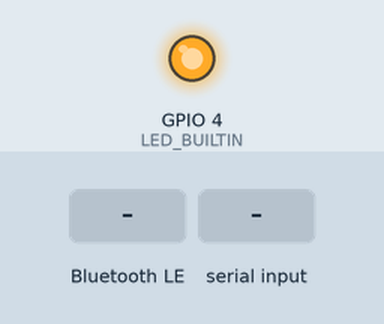
Recording of a sketch running on a simulated ESP32. On the bench: output pins drawn as LEDs (lit = HIGH). The test bench sets the inputs (shaded band). Nothing arrives over Bluetooth unless stated; a phone connects over Bluetooth LE 3 s after start; what the sketch prints to the serial monitor is not drawn.

Above: at 1.2 s.
1.3 s: Bluetooth LE write "5" received
4.3 s: "90,45,200\n" received over the second serial link
Timing chart, 0 to 7.3 s (numbered marks = the images above; inputs shaded):
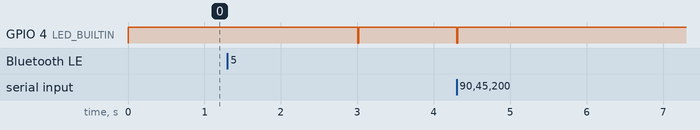

Measured:
- after the input at 4.3 s, GPIO 4 (LED_BUILTIN): HIGH → LOW at once, → HIGH 0.01 s later

The sketch:

Forumslader-comms.ino
```cpp
//Forumslader basic serial code from Sven During
//BLE Battery code from https://circuitdigest.com/microcontroller-projects/esp32-ble-server-how-to-use-gatt-services-for-battery-level-indication

//TTGO T-Beam Board Defines
#define TXPIN      17
#define RXPIN      18
#define LED_BUILTIN 4 // T-Beam blue LED, see: http://tinymicros.com/wiki/TTGO_T-Beam

//Forumslader defines
//Connection point
HardwareSerial FLSerial(1);
#define FLSerialRX 4
#define FLSerialTX 23

//determined experimentally
//TODO are these set by any reported/configured values?
#define FLMVMIN 10347
#define FLMVMAX 12314

bool needFLP = true;
unsigned long FLLastFLP = 0;
#define FLREQMILLIS 3000 //don't request FLP/FLV more frequently than this

//NMEA message parsing
#include <TinyGPS++.h>
TinyGPSPlus FLParser;

//Format FL5
//FL->App; Clock 1s
TinyGPSCustom FLStatus(FLParser, "FL5", 1);      //Status- and Errorbits
TinyGPSCustom FLSwStage(FLParser, "FL5", 2);     //Switching stage (direction?)
TinyGPSCustom FLDynFreq(FLParser, "FL5", 3);     //Dynamo frequency Impulse/Second
TinyGPSCustom FLCell1(FLParser, "FL5", 4);       //Voltage cell1 in mV
TinyGPSCustom FLCell2(FLParser, "FL5", 5);       //Voltage Cell2 in mV
TinyGPSCustom FLCell3(FLParser, "FL5", 6);       //Voltage Cell3 in mV
TinyGPSCustom FLBattPower(FLParser, "FL5", 7);   //battery power in mA (+/-)
TinyGPSCustom FLConsPower(FLParser, "FL5", 8);   //consumer power in mA
TinyGPSCustom FLChargeTemp(FLParser, "FL5", 9);  //Charger temperature in K
TinyGPSCustom FLSwCons(FLParser, "FL5", 10);     //Switching state consumer 1-in, 2-out
TinyGPSCustom FLOffTime(FLParser, "FL5", 11);    //off time in Seconds
TinyGPSCustom FLMicrosteps(FLParser, "FL5", 12); //MicrostepCounter for route calculation Dynamoimpulse%4096
TinyGPSCustom FLImpulses(FLParser, "FL5", 13);   //ImpulsCounter for route calculation Dynamoimpulse%4096
TinyGPSCustom FLTotalTime(FLParser, "FL5", 14);  //TimeCounter Total minutes in Minutes
TinyGPSCustom FLtest(FLParser, "FL5", 15);  //TimeCounter Total minutes in Minutes

//Format FLB
//FL->App; Clock 2s
TinyGPSCustom FLTemp(FLParser, "FLB", 1); //Temperatur in 1/10 °C -> 24.0°C
TinyGPSCustom FLPressure(FLParser, "FLB", 2); //Pressure in Pa
TinyGPSCustom FLAlt(FLParser, "FLB", 3); //Alt in 1/10 Meter -> 73.5m
TinyGPSCustom FLSlope(FLParser, "FLB", 4); //Slope in 1/10 % -> 0.0%

//Format FLC
//FL->App; Clock 2s pro Satz → 6Sätze*2s = 12s
TinyGPSCustom FLSatz(FLParser, "FLC", 1); //Satz
TinyGPSCustom FLCP2(FLParser, "FLC", 2); //CP2
TinyGPSCustom FLCP3(FLParser, "FLC", 3); //CP3
TinyGPSCustom FLCP4(FLParser, "FLC", 4); //CP4
TinyGPSCustom FLCP5(FLParser, "FLC", 5); //CP5
TinyGPSCustom FLCP6(FLParser, "FLC", 6); //CP6

//Format FLV
//FL->App; on demand
TinyGPSCustom FLFirmware(FLParser, "FLV", 1); //Firmware Forumslader
TinyGPSCustom FLBTModule(FLParser, "FLV", 2); //Firmware BT Module

//Format FLP
//FL->App; on demand
TinyGPSCustom FLWheelsize(FLParser, "FLP", 1); //Wheel circumference in Millimeter
TinyGPSCustom FLPoles(FLParser, "FLP", 2); //Poles
TinyGPSCustom FLAltOffset(FLParser, "FLP", 3); //Altitude Offset in 1/10 Meter
TinyGPSCustom FLDayPulseOffset(FLParser, "FLP", 4); //DayPulseOffset
TinyGPSCustom FLDayTimeOffset(FLParser, "FLP", 5); //DayTimeOffset
TinyGPSCustom FLTourPulseOffset(FLParser, "FLP", 6); //TourPulseOffset
TinyGPSCustom FLTourTimeOffset(FLParser, "FLP", 7); //TourTimeOffset
TinyGPSCustom FLacc2mAhCoefficient(FLParser, "FLP", 8); //acc2mAhCoefficient
TinyGPSCustom FLPcrc(FLParser, "FLP", 9); //crc

//Format FLT
//App->FL
TinyGPSCustom FLTP1(FLParser, "FLT", 1); //number 1-11 corresponds to functions from table
TinyGPSCustom FLTP2(FLParser, "FLT", 2); //Set-value data
TinyGPSCustom FLTP3(FLParser, "FLT", 3); //Set-value data

//BLE
#include <BLEDevice.h>
#include <BLEServer.h>
#include <BLEUtils.h>
#include <BLE2902.h>
BLEServer *MyBLEServer = NULL;
BLECharacteristic *FLCharacteristic;
BLECharacteristic *BatteryLevelCharacteristic;
bool BLEDeviceConnected = false;
bool oldDeviceConnected = false;

#define FL_SERVICE_UUID             "0000FFE0-0000-1000-8000-00805F9B34FB"
#define FL_RX_CHARACTERISTIC_UUID   "0000EF38-0000-1000-8000-00805F9B34FB"
#define FL_TX_CHARACTERISTIC_UUID   "0000EF38-0000-1000-8000-00805F9B34FB"
#define BLE_UUID_BATTERY_SERVICE    BLEUUID((uint16_t)0x180F)
#define BATTERY_CHARACTERISTIC_UUID BLEUUID((uint16_t)0x2A19)

#define   BLE_UUID_CYCLING_SPEED_AND_CADENCE   0x1816
#define   BLE_UUID_DEVICE_INFORMATION_SERVICE   0x180A

class MyServerCallbacks: public BLEServerCallbacks {
    void onConnect(BLEServer* MyBLEServer) {
      BLEDeviceConnected = true;
    };

    void onDisconnect(BLEServer* MyBLEServer) {
      BLEDeviceConnected = false;
    }
};

class MyCallbacks: public BLECharacteristicCallbacks {
    void onWrite(BLECharacteristic *FLCharacteristic) {
      std::string rxValue = FLCharacteristic->getValue();


      if (rxValue.length() > 0) {
        Serial.print("********\t\t\t\t\t\t");
        Serial.print("Received Value: ");
        for (int i = 0; i < rxValue.length(); i++) {
          FLSerial.print(rxValue[i]);

          Serial.print(rxValue[i]);
          if (FLParser.encode(rxValue[i])) {
            Serial.print("App -> FL Sentence: Function #");
            Serial.print(FLTP1.value());
            Serial.print(" with values ");
            Serial.print(FLTP2.value());
            Serial.print(", ");
            Serial.print(FLTP3.value());
          }
        }

        Serial.println();
      }


    }
};

void setup() {
  // initialize digital pin LED_BUILTIN as an output.
  pinMode(LED_BUILTIN, OUTPUT);

  //Here we talk to the Forumslader
  Serial.begin(57600);
  FLSerial.begin(57600, SERIAL_8N1, 4, 23);

  // Create the BLE Device
  BLEDevice::init("FL_BLE_ESP32"); // Give it a name

  // Create the BLE Server
  MyBLEServer = BLEDevice::createServer();
  MyBLEServer->setCallbacks(new MyServerCallbacks());

  // Create BLE Services
  BLEService *FLService = MyBLEServer->createService(FL_SERVICE_UUID);
  BLEService *battService = MyBLEServer->createService(BLE_UUID_BATTERY_SERVICE);
  BLEService *cycleService = MyBLEServer->createService(BLE_UUID_CYCLING_SPEED_AND_CADENCE);

  // Create BLE Characteristics
  FLCharacteristic = FLService->createCharacteristic(
                       FL_TX_CHARACTERISTIC_UUID,
                       BLECharacteristic::PROPERTY_NOTIFY |
                       BLECharacteristic::PROPERTY_WRITE
                     );

  BatteryLevelCharacteristic = battService->createCharacteristic(
                                 BATTERY_CHARACTERISTIC_UUID,
                                 BLECharacteristic::PROPERTY_READ |
                                 BLECharacteristic::PROPERTY_NOTIFY
                               );


  //cycling has characteristics:
  //* CSC Measurement (notify) 0x2A5B
  //  - Descriptor name="Client Characteristic Configuration" (read, write) 0x2902
  //* CSC Feature (notify) 0x2A5C
  //Sensor Location (read) 0x2A5D
  //SC Control Point (write, indicate) 0x2A55
  //  - Descriptor name="Client Characteristic Configuration" (read, write) 0x2902


  BLEDescriptor FLDescriptor(FL_TX_CHARACTERISTIC_UUID);
  FLDescriptor.setValue("Forumslader serial data");
  FLCharacteristic->addDescriptor(&FLDescriptor);
  BLE2902* p2902Descriptor = new BLE2902();
  p2902Descriptor->setNotifications(true);
  FLCharacteristic->addDescriptor(p2902Descriptor);
  FLCharacteristic->setCallbacks(new MyCallbacks());

  BLEDescriptor BatteryLevelDescriptor(BATTERY_CHARACTERISTIC_UUID);
  BatteryLevelDescriptor.setValue("Percentage 0 - 100");
  BatteryLevelCharacteristic->addDescriptor(&BatteryLevelDescriptor);
  BatteryLevelCharacteristic->addDescriptor(new BLE2902());

  // Start services
  FLService->start();
  battService->start();

  // Start advertising
  MyBLEServer->getAdvertising()->start();
  Serial.println("Waiting a client connection to notify...");
}

//const String myString = "$FL5,00C000,0,0,4000,4000,4000,-12,0,296,1,234,1217,3282,8873;\r\n"; //debug

void loop() {

  //the light show is unnecessary, as my board already has an LED attached to the serial line
  //This is here because other boards don't have that feature.
  digitalWrite(LED_BUILTIN, HIGH);   // turn the LED on (HIGH is the voltage level)
  String myString = FLSerial.readStringUntil('\n');// default timeout is 1 sec
  digitalWrite(LED_BUILTIN, LOW);    // turn the LED off by making the voltage LOW

  if (myString.length()) {

    myString += '\n'; //add back what was removed by readStringUntil

    char thismsg = myString.charAt(myString.indexOf(',') - 1);
    Serial.print("Received sentence from FLSerial of type ");
    Serial.println(thismsg);

    if (thismsg != '5' && needFLP) {
      //this request is slightly synchronous.
      //the FL considers it impolite to interrupt and will ignore my request otherwise

      if (millis() > FLLastFLP + FLREQMILLIS) {
        Serial.println("Requesting FLP sentence ($FLT,5*47)");

        FLSerial.print("$FLT,5*47\r\n"); //request FLP page

        FLLastFLP = millis();
      }
    } else if (thismsg = 'P') {
      needFLP = false;
    }

    //forward serial data to BLE in 20-char chunks
    for (int i = 0; i < myString.length(); i += 20) {
      char txString[21];
      myString.substring(i, i + 20).toCharArray(txString, 21);
      FLCharacteristic->setValue(txString);
      if (BLEDeviceConnected) { FLCharacteristic->notify(); delay(10); }
      //Serial.println(txString); //debug
    }
    if (BLEDeviceConnected) Serial.println("Forwarded sentence from FL -> BLE device");

    //feed sentence to parser one character at a time
    for (int i = 0; i < myString.length(); i++) {
      if (FLParser.encode(myString.charAt(i))) {
        Serial.println("Parsed sentence."); //debug

        //update BLE battery
        if (FLCell1.isUpdated() || FLCell2.isUpdated() || FLCell3.isUpdated()) {

          uint8_t level = map(
                            (atoi(FLCell1.value()) + atoi(FLCell2.value()) + atoi(FLCell3.value())),
                            FLMVMIN, FLMVMAX, 0, 100);

          BatteryLevelCharacteristic->setValue(&level, 1);

          if (BLEDeviceConnected) {
            BatteryLevelCharacteristic->notify();
            delay(10);
          }

          //          Serial.print("Updated BLE Battery Level: ");
          //          Serial.println(level);
        }

        //update speed
        if (FLDynFreq.isUpdated() || FLPoles.isUpdated() || FLWheelsize.isUpdated()) {

          float FLSpeed =
            atof(FLDynFreq.value()) / atof(FLPoles.value()) * atof(FLWheelsize.value()) / 277.777;

          if (isnan(FLSpeed)) {
            needFLP = true;
          } else {
            //CycleSpeedCharacteristic->setValue(&FLSpeed, 1);
            //if (BLEDeviceConnected) { CycleSpeedCharacteristic->notify(); delay(10); }

            Serial.print("Updated BLE Cycle Speed: ");
            Serial.print(FLDynFreq.value());
            Serial.print(" / ");
            Serial.print(FLPoles.value());
            Serial.print(" * ");
            Serial.print(FLWheelsize.value());
            Serial.print(" / 277.777 = ");
            Serial.println(FLSpeed);
          }
        }
      }
    }

    Serial.println();

  } else {
    Serial.println("No data received this second.");
  }


  // disconnecting
  if (!BLEDeviceConnected && oldDeviceConnected) {
    delay(500); // give the bluetooth stack the chance to get things ready
    MyBLEServer->startAdvertising(); // restart advertising
    Serial.println("Device disconnected. Advertising...");
    oldDeviceConnected = BLEDeviceConnected;
  }
  // connecting
  if (BLEDeviceConnected && !oldDeviceConnected) {
    Serial.println("Device connected!");
    oldDeviceConnected = BLEDeviceConnected;
  }
}
```
